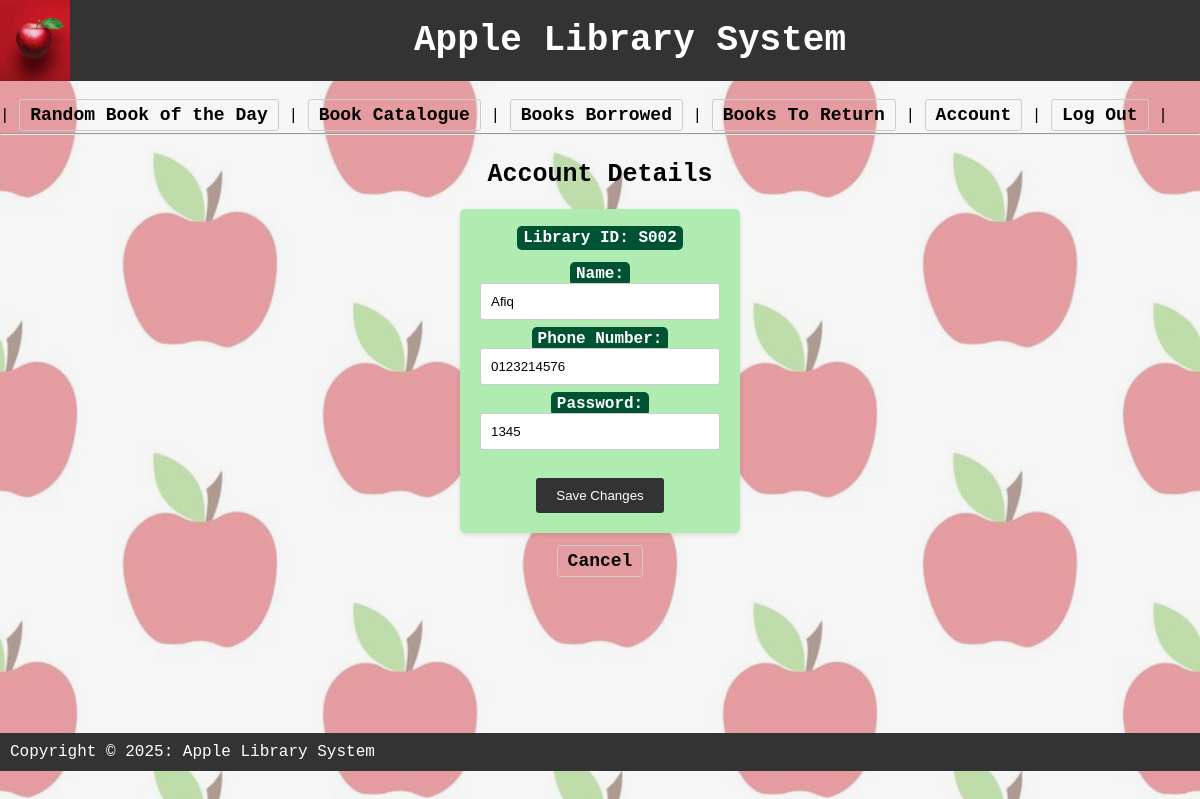
/editInfo.php (signed in), run on the app's committed database.
### tables this page shows
CREATE TABLE `librarian` (
  `librarian_id` varchar(10) NOT NULL,
  `librarian_type` varchar(10) DEFAULT NULL,
  `librarian_name` varchar(50) DEFAULT NULL,
  `librarian_phone_number` varchar(12) DEFAULT NULL,
  `password` varchar(20) DEFAULT NULL
);

### editInfo.php (the view, shortened to what this page needs)
<?php
include('sessionCheck.php');
include('header.php');
if (isset($_SESSION['librarian_id'])){
    $details = "select * from librarian
    where librarian_id = '".$_SESSION['librarian_id']."'";
}
elseif (isset($_SESSION['member_id'])){
    $details = "select * from members
    where member_id = '".$_SESSION['member_id']."'";
}
$execute_query = mysqli_query($condb, $details);
$userDetails = mysqli_fetch_assoc($execute_query);
?>
<h3>Account Details</h3>
<form action="editInfoProcess.php" method="POST">
<label class="highlight">Library ID: <?= $userDetails['librarian_id'] ?? $userDetails['member_id']?><br></label>
<br>
<label class="highlight">Name:</label> <input type="text" name = 'name' value="<?= $userDetails['librarian_name'] ?? $userDetails['member_name']?>" required>
<br>
<label class="highlight">Phone Number:</label> <input type="text" name = 'phone_number' value="<?= $userDetails['librarian_phone_number'] ?? $userDetails['member_phone_number']?>" required>
<br>
<label class="highlight">Password:</label> <input type="text" name = 'password' value = "<?= $userDetails['password'] ?>"><br>
<br>
<input type="submit" value="Save Changes">
</form>
<center> <a href = 'accountDetails.php'>Cancel</a> </center>
<?php include('footer.php');?>
<head>
    <link rel="stylesheet"
href="astyle.css">
</head>

### astyle.css (style rules this page uses)
h3, p { text-align: center; margin-bottom: 20px; font-size: 25px; }
a { font-size: 18px; text-decoration: none; color: #000000; padding: 5px 10px; border: 1px solid #ccc; border-radius: 3px; font-weight: bold; }
form { margin-bottom: 20px; text-align: center; margin: 0 auto; width: 20%; background-color: #b0ebb2; padding: 20px; border-radius: 5px; box-shadow: 0 2px 5px rgba(0, 0, 0, 0.1); }
label { font-weight: bold; color: #ffffff; background-color: #005332; padding: 3px 6px; border-radius: 5px; }
input[type="text"], input[type="password"],select { width: 100%; padding: 10px; margin-bottom: 10px; border: 1px solid #ccc; border-radius: 3px; }
input[type="submit"] { background-color: #333; color: #fff; padding: 10px 20px; border: none; border-radius: 3px; cursor: pointer; }

### data on the page
librarian: librarian_id "S002", name "Afiq", phone_number "0123214576", password "1345"
